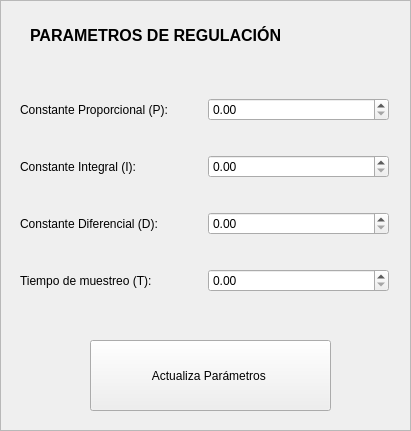
   <widget class="QFrame" name="frame_2">
    <property name="geometry">
     <rect>
      <x>20</x>
      <y>30</y>
      <width>411</width>
      <height>431</height>
     </rect>
    </property>
    <property name="frameShape">
     <enum>QFrame::StyledPanel</enum>
    </property>
    <property name="frameShadow">
     <enum>QFrame::Raised</enum>
    </property>
    <widget class="QPushButton" name="botonActualizaParams">
     <property name="geometry">
      <rect>
       <x>90</x>
       <y>340</y>
       <width>241</width>
       <height>71</height>
      </rect>
     </property>
     <property name="text">
      <string>Actualiza Parámetros </string>
     </property>
    </widget>
    <widget class="QLabel" name="label">
     <property name="geometry">
      <rect>
       <x>30</x>
       <y>20</y>
       <width>251</width>
       <height>31</height>
      </rect>
     </property>
     <property name="font">
      <font>
       <pointsize>12</pointsize>
       <weight>75</weight>
       <bold>true</bold>
      </font>
     </property>
     <property name="text">
      <string>PARAMETROS DE REGULACIÓN</string>
     </property>
    </widget>
    <widget class="QWidget" name="layoutWidget">
     <property name="geometry">
      <rect>
       <x>20</x>
       <y>70</y>
       <width>369</width>
       <height>251</height>
      </rect>
     </property>
     <layout class="QVBoxLayout" name="verticalLayout">
      <item>
       <layout class="QHBoxLayout" name="horizontalLayout_6">
        <item>
         <widget class="QLabel" name="label_2">
          <property name="text">
           <string>Constante Proporcional (P):</string>
          </property>
         </widget>
        </item>
        <item>
         <widget class="QDoubleSpinBox" name="doubleSpinBoxP"/>
        </item>
       </layout>
      </item>
      <item>
       <layout class="QHBoxLayout" name="horizontalLayout_5">
        <item>
         <widget class="QLabel" name="label_3">
          <property name="text">
           <string>Constante Integral (I):            </string>
          </property>
         </widget>
        </item>
        <item>
         <widget class="QDoubleSpinBox" name="doubleSpinBoxI"/>
        </item>
       </layout>
      </item>
      <item>
       <layout class="QHBoxLayout" name="horizontalLayout_4">
        <item>
         <widget class="QLabel" name="label_4">
          <property name="text">
           <string>Constante Diferencial (D):    </string>
          </property>
         </widget>
        </item>
        <item>
         <widget class="QDoubleSpinBox" name="doubleSpinBoxD"/>
        </item>
       </layout>
      </item>
      <item>
       <layout class="QHBoxLayout" name="horizontalLayout_3">
        <item>
         <widget class="QLabel" name="label_5">
          <property name="text">
           <string>Tiempo de muestreo (T):      </string>
          </property>
         </widget>
        </item>
        <item>
         <widget class="QDoubleSpinBox" name="doubleSpinBoxT"/>
        </item>
       </layout>
      </item>
     </layout>
    </widget>
   </widget>
